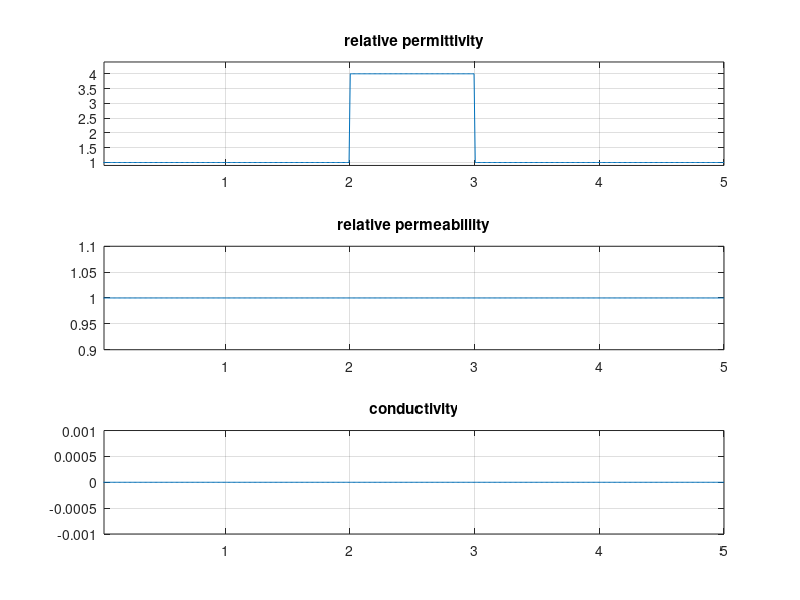

Source code (MATLAB): (Note: this script raises an error after producing the figure.)
%%%%%%%%%%%%%%%%%%%%%%%%%%%%%%%%%%%%%%%%%%%%%%%%%%%%%%%%%%%%%%%%%%%%
%Scott Hudson, WSU Tri-Cities
%1D electromagnetic finite-difference time-domain (FDTD) program.
%Assumes Ey and Hz field components propagating in the x direction.
%Fields, permittivity, permeability, and conductivity
%are functions of x. Try changing the value of "profile".
%%%%%%%%%%%%%%%%%%%%%%%%%%%%%%%%%%%%%%%%%%%%%%%%%%%%%%%%%%%%%%%%%%%%

close all;
clear;

L = 5; %domain length in meters
N = 505; % spatial samples in domain
Niter = 800; %# of iterations to perform
fs = 300e6; %source frequency in Hz
ds = L/N; %spatial step in meters
dt = ds/fs; %"magic time step"
eps0 = 8.854e-12; %permittivity of free space
mu0 = pi*4e-7; %permeability of free space
x = linspace(0, L, N); %x coordinate of spatial samples
showWKB=0; %if =1 then show WKB appromination at end

%scale factors for E and H
ae = ones(N,1)*dt/(ds*eps0);
am = ones(N,1)*dt/(ds*mu0);
as = ones(N,1);
epsr = ones(N,1); % eps_relative
mur= ones(N,1);   % µ_relative
sigma = zeros(N,1);


%%%%%%%%%%%%%%%%%%%%%%%%%%%%%%%%%%%%%%%%%%%%%%%%%%%%%%%%%%%%%%%%%%%%%%%%%%%
%Here we specify the epsilon, sigma, and mu profiles. I've
%predefined some interesting examples. Try profile = 1,2,3,4,5,6 in sequence.
%You can define epsr(i), mur(i) (relative permittivity and permea bility)
%and sigma(i) (conductivity) to be anything you want.
%%%%%%%%%%%%%%%%%%%%%%%%%%%%%%%%%%%%%%%%%%%%%%%%%%%%%%%%%%%%%%%%%%%%%%%%%%%
profile = 1;
for i=1:N
   epsr(i) = 1;
   mur(i) = 1;
   w1 = 0.5;
   w2 = 1.5;
   if (profile==1) %dielectric window
      if (abs(x(i)-L/2)<0.5) epsr(i)=4; end
   end
   if (profile==2)%dielectric window with smooth transition
   	if (abs(x(i)-L/2)<1.5) epsr(i)=1+3*(1+cos(pi*(abs(x(i)-L/2)-w1)/(w2-w1)))/2; end
      if (abs(x(i)-L/2)<0.5) epsr(i)=4; end
   end
   if (profile==3) %dielectric discontinuity
      if (x(i)>L/2) epsr(i) = 9; end
   end
  	if (profile==4) %dielectric disontinuity with 1/4-wave matching layer
      if (x(i)>(L/2-0.1443)) epsr(i) = 3; end 
      if (x(i)>L/2) epsr(i) = 9; end
   end
   if (profile==5) %conducting half space
      if (x(i)>L/2) sigma(i) = 0.005; end
   end
   if (profile==6) %sinusoidal dielectric
      epsr(i) = 1+sin(2*pi*x(i)/L)^2;
   end
end
%%%%%%%%%%%%%%%%%%%%%%%%%%%%%%%%%%%%%%%%%%%%%%%%%%%%%%%%%%%%%%%%%%%%


ae = ae./epsr; % eps = eps0 * epsr | permitivity
am = am./mur;  % µ = µ0 * µr | permeativity
ae = ae./(1+dt*(sigma./epsr)/(2*eps0));
as = (1-dt*(sigma./epsr)/(2*eps0))./(1+dt*(sigma./epsr)/(2*eps0)); % conductivity

%plot the permittivity, permeability, and conductivity profiles
figure(1)
subplot(3,1,1);
plot(x,epsr);
grid on;
axis([3*ds L min(epsr)*0.9 max(epsr)*1.1]);
title('relative permittivity');
subplot(3,1,2);
plot(x,mur);
grid on;
axis([3*ds L min(mur)*0.9 max(mur)*1.1]);
title('relative permeabiliity');
subplot(3,1,3);
plot(x,sigma);
grid on;
axis([3*ds L min(sigma)*0.9-0.001 max(sigma)*1.1+0.001]);
title('conductivity');

%initialize fields to zero
Hz = zeros(N,1);
Ey = zeros(N,1);
figure(2);
set(gcf,'doublebuffer','on'); %set double buffering on for smoother graphics
plot(Ey);
grid on;

for iter=1:Niter
   %%%%%%%%%%%%%%%%%%%%%%%%%%%%%%%%%%%%%%%%%%%%%%%%%%%%%%%%%%%%%%%%%%%%%%%%%%%%
   %The next 10 or so lines of code are where we actually integrate Maxwell's
   %equations. All the rest of the program is basically bookkeeping and plotting.
   %"smooth turn on" sinusoidal source 
   
   Ey(3) = Ey(3)+2*(1-exp(-((iter-1)/50)^2))*sin(2*pi*fs*dt*iter);
   Hz(1) = Hz(2); %absorbing boundary conditions for left-propagating waves
   for i=2:N-1 %update H field
      Hz(i) = Hz(i)-am(i)*(Ey(i+1)-Ey(i));
   end
   Ey(N) = Ey(N-1); %absorbing boundary conditions for right propagating waves
   for i=2:N-1 %update E field
      Ey(i) = Ey(i)-ae(i)*(Hz(i)-Hz(i-1));
   end
   %%%%%%%%%%%%%%%%%%%%%%%%%%%%%%%%%%%%%%%%%%%%%%%%%%%%%%%%%%%%%%%%%%%%%%%%%%%%
   figure(2)
   hold off
   plot(x,Ey,'b');
   axis([3*ds L -2 2]);
   grid on;
   title('E (blue) and 377*H (red)');
   hold on
   plot(x,377*Hz,'r');
   xlabel('x (m)');
   iter
end

%WKB prediction for the fields
if (showWKB==1)
	phase = cumsum((epsr).^0.5)*ds;
	beta0 = 2*pi*fs/(300e6);
   theory = sin(2*pi*fs*(Niter+4)*dt-beta0*phase)./(epsr.^0.25);
   input('press enter to show WKB theory');
   plot(x,theory,'b.');
   theory = sin(2*pi*fs*(Niter+4)*dt-beta0*phase).*(epsr.^0.25);
   plot(x,theory,'r.');
   title('E (blue), 377*H (red), WKB theory (points)');
end

